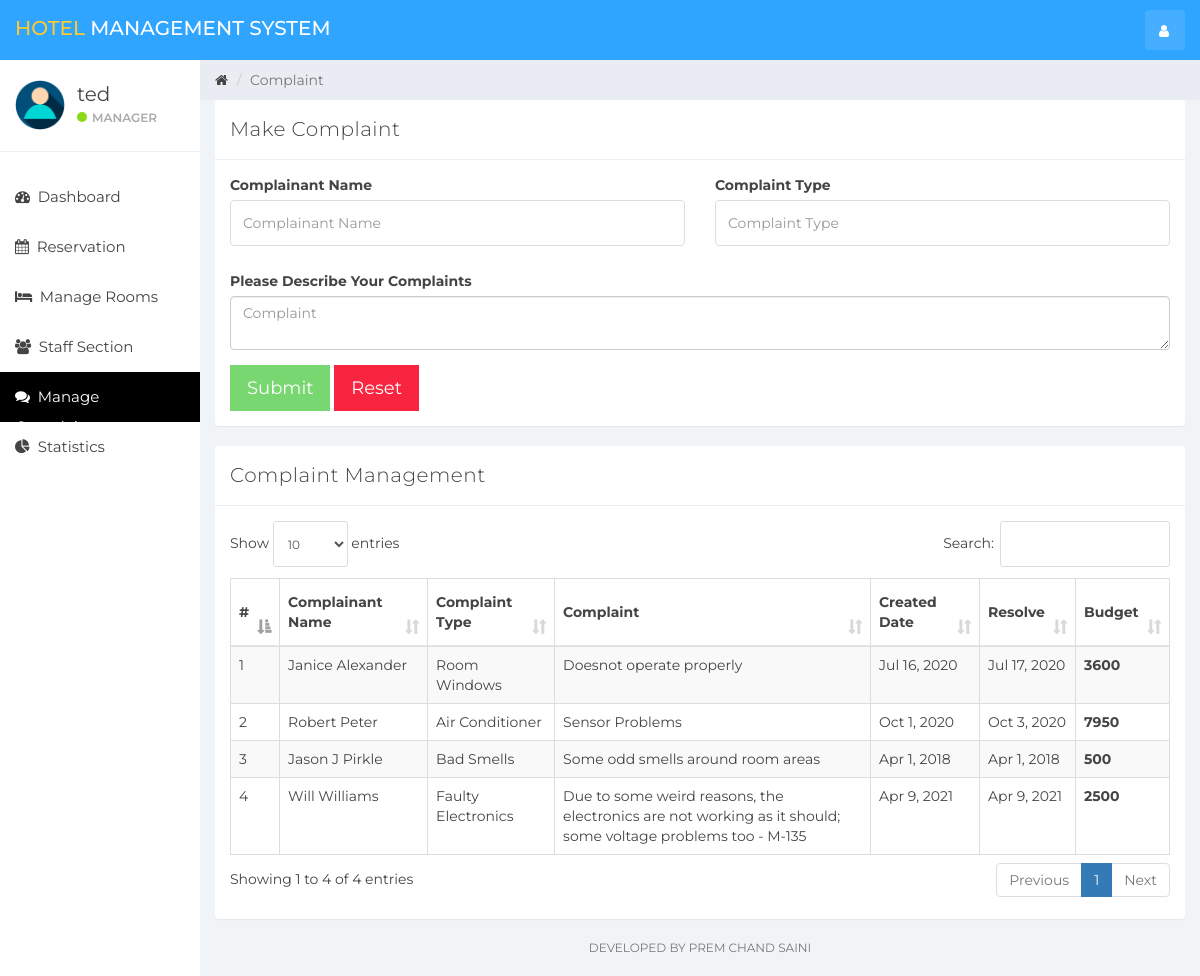
Page /index.php?complain (signed in) on the committed database.
### tables this page shows
CREATE TABLE IF NOT EXISTS `user` (
  `id` int(11) NOT NULL AUTO_INCREMENT,
  `name` varchar(100) NOT NULL,
  `username` varchar(15) NOT NULL,
  `email` varchar(100) NOT NULL,
  `password` varchar(100) NOT NULL,
  `created_at` timestamp NOT NULL DEFAULT CURRENT_TIMESTAMP,
  PRIMARY KEY (`id`)
);

CREATE TABLE IF NOT EXISTS `complaint` (
  `id` int(11) NOT NULL AUTO_INCREMENT,
  `complainant_name` varchar(100) NOT NULL,
  `complaint_type` varchar(100) NOT NULL,
  `complaint` varchar(200) NOT NULL,
  `created_at` timestamp NOT NULL DEFAULT CURRENT_TIMESTAMP,
  `resolve_status` tinyint(1) NOT NULL,
  `resolve_date` timestamp NULL DEFAULT CURRENT_TIMESTAMP ON UPDATE CURRENT_TIMESTAMP,
  `budget` int(11) DEFAULT NULL,
  PRIMARY KEY (`id`)
);

### complain.php (the view, shortened to what this page needs)
<div class="col-sm-9 col-sm-offset-3 col-lg-10 col-lg-offset-2 main">
    <div class="row">
        <ol class="breadcrumb">
            <li><a href="#">
                    <em class="fa fa-home"></em>
                </a></li>
            <li class="active">Complaint</li>
        </ol>
    </div>
    <div class="row">
        <div class="col-lg-12">
            <div class="panel panel-default">
                <div class="panel-heading">Make Complaint</div>
                <div class="panel-body">
                    <form role="form"  data-toggle="validator" method="post" action="ajax.php">
                        <div class="row">
                            <div class="form-group col-lg-6">
                                <label>Complainant Name</label>
                                <input type="text" class="form-control" placeholder="Complainant Name" name="complainant_name" required>
                            </div>
                            <div class="form-group col-lg-6">
                                <label>Complaint Type</label>
                                <input type="text" class="form-control" placeholder="Complaint Type" name="complaint_type" required>
                            </div>
                            <div class="form-group col-lg-12">
                                <label>Please Describe Your Complaints</label>
                                <textarea class="form-control" name="complaint" placeholder="Complaint" required></textarea>
                            </div>
                        </div>
                        <button type="submit" class="btn btn-lg btn-success" name="createComplaint" style="border-radius:0%">Submit</button>
                        <button type="reset" class="btn btn-lg btn-danger" style="border-radius:0%">Reset</button>
                    </form>
                </div>
            </div>
        </div>
    </div>
    <div class="row">
        <div class="col-lg-12">
            <div class="panel panel-default">
                <div class="panel-heading">Complaint Management</div>
                <div class="panel-body">
                    <table class="table table-striped table-bordered table-responsive" cellspacing="0" width="100%" id="rooms">
                        <thead>
                        <tr>
                            <th>#</th>
                            <th>Complainant Name</th>
                            <th>Complaint Type</th>
                            <th>Complaint</th>
                            <th>Created Date</th>
                            <th>Resolve</th>
                            <th>Budget</th>
                        </tr>
                        </thead>
                        <tbody>
                        <?php
                        $complaint_query = "SELECT * FROM complaint";
                        $complaint_result = mysqli_query($connection, $complaint_query);
                        if (mysqli_num_rows($complaint_result) > 0) {
                            $num = 0;
                            while ($complaint = mysqli_fetch_assoc($complaint_result)) {
                                $num++
                                ?>
                                <tr>
                                    <td><?php echo $num ?></td>
                                    <td><?php echo $complaint['complainant_name'] ?></td>
                                    <td><?php echo $complaint['complaint_type'] ?></td>
                                    <td><?php echo $complaint['complaint'] ?></td>
                                    <td><?php echo date('M j, Y',strtotime($complaint['created_at'])) ?></td>
                                    <td>
                                        <?php if(!$complaint['resolve_status']){
                                            echo '<button class="btn btn-info" data-toggle="modal" style="border-radius:0%" data-target="#complaintModal" data-id="' . $complaint['id'] . '" id="complaint">Resolve</a>';
                                        } else{
                                            echo date('M j, Y',strtotime($complaint['resolve_date']));
                                        }
                                        ?>
                                    </td>
                                    <th><?php echo $complaint['budget'] ?></th>
                                </tr>
                            <?php }
                        } else {
                            echo "No Rooms";
                        }
                        ?>
                        </tbody>
                    </table>
                </div>
            </div>
        </div>
    </div>
    <div class="row">
        <div class="col-sm-12">
        <p class="back-link">Developed By Prem Chand Saini</p>
        </div>
    </div>
</div>

### sidebar.php (shortened to what this page needs)
<?php
include_once "db.php";
if (isset($_SESSION['user_id'])){
    $user_id = $_SESSION['user_id'];
    $userQuery = "SELECT * FROM user WHERE id = '$user_id'";
    $result = mysqli_query($connection, $userQuery);
    $user = mysqli_fetch_assoc($result);
}else{
    header('Location:login.php');
}
?>
<div id="sidebar-collapse" class="col-sm-3 col-lg-2 sidebar">
    <div class="profile-sidebar">
        <div class="profile-userpic">
            <img src="img/user.png" class="img-responsive" alt="">
        </div>
        <div class="profile-usertitle">
            <div class="profile-usertitle-name"><?php echo $user['name'];?></div>
            <div class="profile-usertitle-status"><span class="indicator label-success"></span>Manager</div>
        </div>
    </div>
    <ul class="nav menu">
    <?php
        if (isset($_GET['dashboard'])){ ?>
            <li class="active">
                <a href="index.php?dashboard"><em class="fa fa-dashboard">&nbsp;</em>
                    Dashboard
                </a>
            </li>
        <?php } else{?>
            <li>
                <a href="index.php?dashboard"><em class="fa fa-dashboard">&nbsp;</em>
                    Dashboard
                </a>
            </li>
        <?php }
        if (isset($_GET['reservation'])){ ?>
            <li class="active">
            <a href="index.php?reservation"><em class="fa fa-calendar">&nbsp;</em>
                    Reservation
                </a>
            </li>
        <?php } else{?>
            <li>
            <a href="index.php?reservation"><em class="fa fa-calendar">&nbsp;</em>
                    Reservation
                </a>
            </li>
        <?php }
        if (isset($_GET['room_mang'])){ ?>
            <li class="active">
                <a href="index.php?room_mang"><em class="fa fa-bed">&nbsp;</em>
                    Manage Rooms
                </a>
            </li>
        <?php } else{?>
            <li>
            <a href="index.php?room_mang"><em class="fa fa-bed">&nbsp;</em>
                    Manage Rooms
                </a>
            </li>
        <?php }
        if (isset($_GET['staff_mang'])){ ?>
            <li class="active">
                <a href="index.php?staff_mang"><em class="fa fa-users">&nbsp;</em>
                    Staff Section
                </a>
            </li>
        <?php } else{?>
            <li>
                <a href="index.php?staff_mang"><em class="fa fa-users">&nbsp;</em>
                    Staff Section
                </a>
            </li>
        <?php }
        if (isset($_GET['complain'])){ ?>
            <li class="active">
                <a href="index.php?complain"><em class="fa fa-comments">&nbsp;</em>
                    Manage Complaints
                </a>
            </li>
        <?php }
        ?>
        <?php
        if (isset($_GET['statistics'])){ ?>
            <li class="active">
                <a href="index.php?statistics"><em class="fa fa-pie-chart">&nbsp;</em>
                    Statistics
                </a>
            </li>
        <?php } else{?>
        <li>
            <a href="index.php?statistics"><em class="fa fa-pie-chart">&nbsp;</em>
                Statistics
            </a>
        </li>
<?php }?>
    </ul>
</div>

### css/styles.css (style rules this page uses)
body { background: #f1f4f7; padding-top: 60px; font-size: 14px; color: #444444; font-family: "Montserrat", "Helvetica Neue", Helvetica, Arial, sans-serif; }
p { color: #777; }
a, a:hover, a:focus { color: #444444; }
input.form-control { border: 1px solid #ddd; box-shadow: none; height: 46px; }
.btn-success, .btn-success:hover, .btn-success:focus, .btn-success:active, .btn-success.active, .open > .dropdown-toggle.btn-success, .btn-success.disabled, .btn-success[disabled], fieldset[disabled] .btn-success, .btn-success.disabled:hover, .btn-success[disabled]:hover, fieldset[disabled] .btn-success:hover, .btn-success.disabled:focus, .btn-success[disabled]:focus, fieldset[disabled] .btn-success:focus, .btn-success.disabled:active, .btn-success[disabled]:active, fieldset[disabled] .btn-success:active, .btn-success.disabled.active, .btn-success[disabled].active, fieldset[disabled] .btn-success.active { background-color: #32c328; border-color: #32c328; }
.btn-danger, .btn-danger:hover, .btn-danger:focus, .btn-danger:active, .btn-danger.active, .open > .dropdown-toggle.btn-danger, .btn-danger.disabled, .btn-danger[disabled], fieldset[disabled] .btn-danger, .btn-danger.disabled:hover, .btn-danger[disabled]:hover, fieldset[disabled] .btn-danger:hover, .btn-danger.disabled:focus, .btn-danger[disabled]:focus, fieldset[disabled] .btn-danger:focus, .btn-danger.disabled:active, .btn-danger[disabled]:active, fieldset[disabled] .btn-danger:active, .btn-danger.disabled.active, .btn-danger[disabled].active, fieldset[disabled] .btn-danger.active { background-color: #f9243f; border-color: #f9243f; }
.label-success { background-color: #8ad919; }
.panel { border: 0; }
.panel-heading { font-size: 20px; font-weight: 300; letter-spacing: 0.025em; height: 60px; line-height: 38px; }
.panel-default .panel-heading { background: #fff; border-bottom: 1px solid #e9ecf2; color: #444444; }
.sidebar { display: block; padding: 0; display: none; box-shadow: none; background: #fff; }
.sidebar ul { margin: 20px 0px; }
@media (min-width: 768px) { .sidebar { display: block; position: fixed; top: 60px; bottom: 0; left: 0; z-index: 1000; display: block; margin: 0; padding: 0; overflow-x: hidden; overflow-y: auto; } }
.sidebar ul.nav .active a, .sidebar ul.nav li.parent a.active, .sidebar ul.nav .active > a:hover, .sidebar ul.nav li.parent a.active:hover, .sidebar ul.nav .active > a:focus, .sidebar ul.nav li.parent a.active:focus { color: #fff; background-color: #000000; }
.sidebar ul.nav li a { height: 50px; font-size: 15px; line-height: 2em; color: #444444; }
.profile-sidebar { padding: 10px 0; border-bottom: 1px solid #e9ecf2; }
.indicator { width: 10px; height: 10px; display: inline-block; border-radius: 9999px; margin-right: 5px; }
.profile-userpic img { float: left; margin: 10px 0px 0px 15px; width: 50px; height: 50px; border-radius: 9999px !important; }
.profile-usertitle { float: left; text-align: left; margin: 10px 0 0 12px; }
.profile-usertitle-name { font-size: 20px; margin-bottom: 0px; }
.profile-usertitle-status { text-transform: uppercase; color: #aaa; font-size: 12px; font-weight: 600; margin-bottom: 15px; }
.breadcrumb { border-radius: 0; padding: 10px 15px 10px 15px; background: #e9ecf2; margin: 0; }
.table { background: #fff; }
.table > thead > tr > th { border-bottom: 1px solid #e6e7e8; vertical-align: middle; height: 50px; }
p.back-link { text-align: center; margin-bottom: 20px; font-size: 12px; text-transform: uppercase; }

### rows in the picture
user: name "ted"
complaint: complainant_name "Janice Alexander", complaint_type "Room Windows", complaint "Doesnot operate properly", created_at "Jul 16, 2020", resolve_date "Jul 17, 2020", budget "3600"
complaint: complainant_name "Robert Peter", complaint_type "Air Conditioner", complaint "Sensor Problems", created_at "Oct 1, 2020", resolve_date "Oct 3, 2020", budget "7950"
complaint: complainant_name "Jason J Pirkle", complaint_type "Bad Smells", complaint "Some odd smells around room areas", created_at "Apr 1, 2018", resolve_date "Apr 1, 2018", budget "500"
complaint: complainant_name "Will Williams", complaint_type "Faulty Electronics", complaint "Due to some weird reasons, the electronics are not working as it should; some voltage problems too - M-135", created_at "Apr 9, 2021", resolve_date "Apr 9, 2021", budget "2500"
